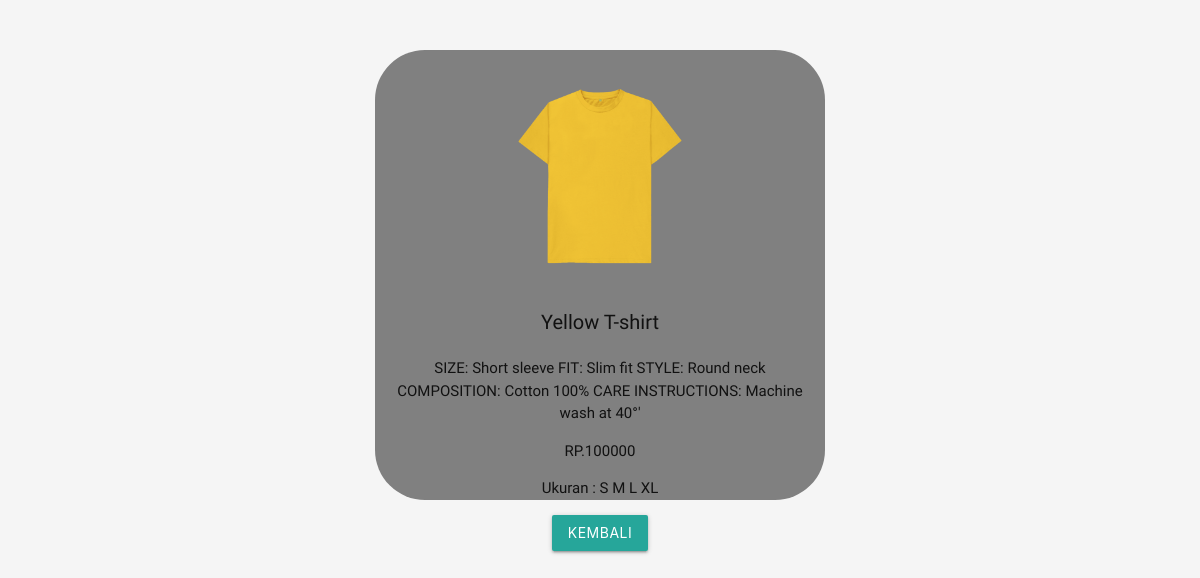
The app's page /php/detail.php?id=3 with its own data.
### tables this page shows
CREATE TABLE `pakaian` (
  `id` int(11) NOT NULL,
  `gambar` varchar(100) NOT NULL,
  `nama` varchar(100) NOT NULL,
  `deskripsi` text NOT NULL,
  `harga` int(11) NOT NULL,
  `ukuran` varchar(10) NOT NULL
);

### php/functions.php (called while the page is built, shortened)
<?php
function koneksi()
{
    $conn = mysqli_connect("localhost", "root", "");
    mysqli_select_db($conn, "tubes_203040109");
    return $conn;
}
function query($sql)
{
    $conn = koneksi();
    $result = mysqli_query($conn, $sql);
    $rows = [];
    while ($row = mysqli_fetch_assoc($result)){
        $rows[] = $row;
    }
    return $rows;
}
?>

### php/detail.php (the view, shortened to what this page needs)
<?php
    require 'functions.php';
    $id = $_GET['id'];
    $pakaian = query("SELECT * FROM pakaian WHERE id = $id")[0];
?>
<!DOCTYPE html>
  <html>
    <head>
      <link type="text/css" rel="stylesheet" href="css/materialize.min.css"  media="screen,projection"/>
      <link rel="stylesheet" href="css/style.css"
    <link rel="stylesheet" href="assets/fontawesome-free-5.15.1-web/css/all.min.css">
</head>
<body>
    <center>
    <div id="box" class="kotak">
        <img class = "ard" src= "../assets/img/<?= $pakaian["gambar"]; ?>" alt = "" width="200px">
    <div class="col m6 w">
        <div class="keterangan">
            <p style="font-size: 20px;"><?= $pakaian["nama"]; ?></b></p>
            <p> <?= $pakaian["deskripsi"]; ?></p>
            <p>RP.<?= $pakaian["harga"]; ?></p>
            <p>Ukuran : <?= $pakaian["ukuran"]; ?></p>
        </div>
        <a href="../index.php">
        <button class="waves-effect waves-light btn">Kembali</button>
        </a>
    </div>
    </div>
    </center>
</body>
</html>

### php/detail.php (style rules this page uses)
body { background-color: whitesmoke; }
#box { width: 450px; height:450px; background:grey; text-align: center; display: inline-block; margin-top: 50px; border-radius: 50px; padding: 20px; }
.kotak { text-align: center; padding: 20px; }
p { font-family: 'Farro', sans-serif; }

### records on screen
pakaian: gambar (picture), nama "Yellow T-shirt", deskripsi "SIZE: Short sleeve FIT: Slim fit STYLE: Round neck COMPOSITION: Cotton 100% CARE INSTRUCTIONS: Machine wash at 40°'", harga "100000", ukuran "S M L XL"
